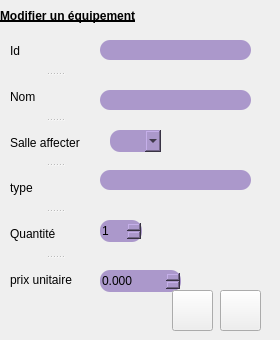
     <widget class="QWidget" name="page_9">
      <widget class="QLabel" name="label_11">
       <property name="geometry">
        <rect>
         <x>0</x>
         <y>0</y>
         <width>271</width>
         <height>31</height>
        </rect>
       </property>
       <property name="styleSheet">
        <string notr="true">font: 75 13pt &quot;Quicksand&quot;;
text-decoration: underline;
font-weight:bold;</string>
       </property>
       <property name="text">
        <string>Modifier un équipement</string>
       </property>
      </widget>
      <widget class="QLineEdit" name="lineEdit_nom_modif_equip">
       <property name="geometry">
        <rect>
         <x>100</x>
         <y>90</y>
         <width>151</width>
         <height>20</height>
        </rect>
       </property>
       <property name="styleSheet">
        <string notr="true">border-color: rgb(255, 255, 255);

border-radius: 10px;
background-color: rgb(171, 152, 203);</string>
       </property>
      </widget>
      <widget class="QSplitter" name="splitter_5">
       <property name="geometry">
        <rect>
         <x>10</x>
         <y>30</y>
         <width>90</width>
         <height>271</height>
        </rect>
       </property>
       <property name="orientation">
        <enum>Qt::Vertical</enum>
       </property>
       <widget class="QLabel" name="label_43">
        <property name="text">
         <string>Id</string>
        </property>
       </widget>
       <widget class="QLabel" name="label_44">
        <property name="text">
         <string>Nom</string>
        </property>
       </widget>
       <widget class="QLabel" name="label_45">
        <property name="text">
         <string>Salle affecter</string>
        </property>
       </widget>
       <widget class="QLabel" name="label_149">
        <property name="text">
         <string>type</string>
        </property>
       </widget>
       <widget class="QLabel" name="label_150">
        <property name="text">
         <string>Quantité</string>
        </property>
       </widget>
       <widget class="QLabel" name="label_151">
        <property name="text">
         <string>prix unitaire</string>
        </property>
       </widget>
      </widget>
      <widget class="QDoubleSpinBox" name="doubleSpinBox_prix_unutaire_modif_equip">
       <property name="geometry">
        <rect>
         <x>100</x>
         <y>270</y>
         <width>81</width>
         <height>22</height>
        </rect>
       </property>
       <property name="styleSheet">
        <string notr="true">border-color: rgb(255, 255, 255);

border-radius: 10px;
background-color: rgb(171, 152, 203);</string>
       </property>
       <property name="decimals">
        <number>3</number>
       </property>
       <property name="maximum">
        <double>1000.990000000000009</double>
       </property>
      </widget>
      <widget class="QLineEdit" name="lineEdit_id_modif_equip">
       <property name="geometry">
        <rect>
         <x>100</x>
         <y>40</y>
         <width>151</width>
         <height>20</height>
        </rect>
       </property>
       <property name="styleSheet">
        <string notr="true">border-color: rgb(255, 255, 255);

border-radius: 10px;
background-color: rgb(171, 152, 203);</string>
       </property>
      </widget>
      <widget class="QLineEdit" name="lineEdit_type_modif_equip">
       <property name="geometry">
        <rect>
         <x>100</x>
         <y>170</y>
         <width>151</width>
         <height>20</height>
        </rect>
       </property>
       <property name="styleSheet">
        <string notr="true">border-color: rgb(255, 255, 255);

border-radius: 10px;
background-color: rgb(171, 152, 203);</string>
       </property>
      </widget>
      <widget class="QSpinBox" name="spinBox_quatite_modif_equip">
       <property name="geometry">
        <rect>
         <x>100</x>
         <y>220</y>
         <width>42</width>
         <height>22</height>
        </rect>
       </property>
       <property name="styleSheet">
        <string notr="true">border-color: rgb(255, 255, 255);

border-radius: 10px;
background-color: rgb(171, 152, 203);</string>
       </property>
       <property name="value">
        <number>1</number>
       </property>
      </widget>
      <widget class="QPushButton" name="pushButton_ok_m_e">
       <property name="geometry">
        <rect>
         <x>172</x>
         <y>290</y>
         <width>41</width>
         <height>41</height>
        </rect>
       </property>
       <property name="styleSheet">
        <string notr="true">border-image: url(:/new/prefix1/icon/ok.png);</string>
       </property>
       <property name="text">
        <string/>
       </property>
      </widget>
      <widget class="QPushButton" name="pushButton_10">
       <property name="geometry">
        <rect>
         <x>220</x>
         <y>290</y>
         <width>41</width>
         <height>41</height>
        </rect>
       </property>
       <property name="styleSheet">
        <string notr="true">border-image: url(:/new/prefix1/icon/annuler.png);</string>
       </property>
       <property name="text">
        <string/>
       </property>
      </widget>
      <widget class="QComboBox" name="comboBox_salle_m_e">
       <property name="geometry">
        <rect>
         <x>110</x>
         <y>130</y>
         <width>51</width>
         <height>22</height>
        </rect>
       </property>
       <property name="styleSheet">
        <string notr="true">border-color: rgb(255, 255, 255);
border-radius: 10px;
background-color: rgb(171, 152, 203);</string>
       </property>
      </widget>
     </widget>
